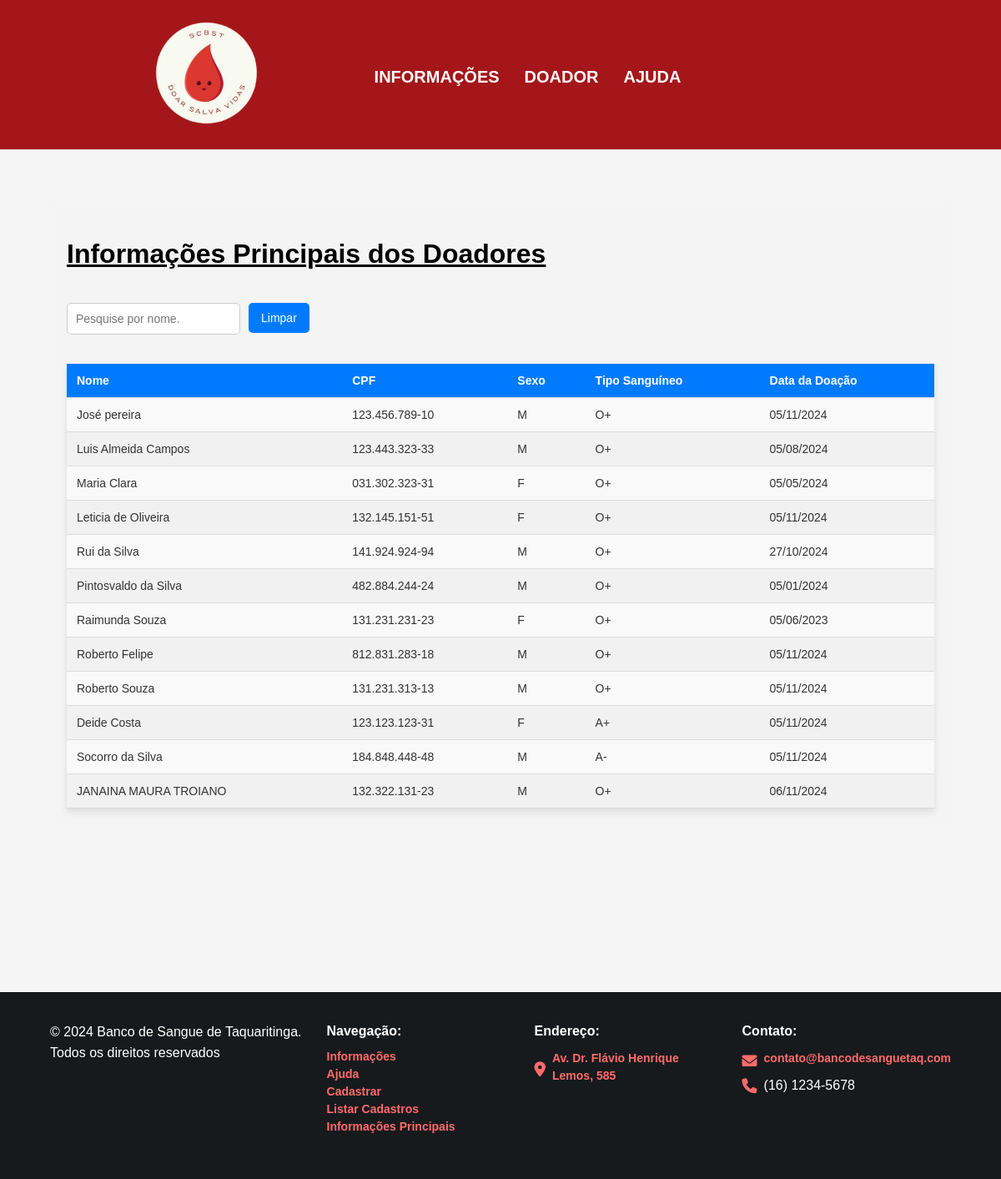
The app's page /?page=listar2 with its own data.
### tables this page shows
CREATE TABLE `cadastrobs` (
  `id` int(10) UNSIGNED NOT NULL,
  `nome` varchar(45) NOT NULL,
  `sexo` char(1) NOT NULL,
  `cpf` varchar(20) NOT NULL,
  `telefone` varchar(20) NOT NULL,
  `email` varchar(255) NOT NULL,
  `endereco` varchar(100) NOT NULL,
  `numero` int(6) NOT NULL,
  `cep` varchar(20) NOT NULL,
  `complemento` varchar(100) NOT NULL,
  `bairro` varchar(50) NOT NULL,
  `nasc` date NOT NULL,
  `ts` varchar(4) NOT NULL,
  `datedonation` date NOT NULL
);

### listar2.php (the view, shortened to what this page needs)
<?php
include('config.php');
$sql = "SELECT nome, cpf, ts, sexo, datedonation FROM cadastrobs";
$result = $conn->query($sql);
$doadores = [];
$cadastrosExistem = $result->num_rows > 0;
if ($cadastrosExistem) {
    while ($row = $result->fetch_assoc()) {
        $doadores[] = [
            'nome' => $row['nome'],
            'cpf' => $row['cpf'],
            'sexo' => $row['sexo'],
            'ts' => $row['ts'],
            'datedonation' => $row['datedonation']
        ];
    }
}
?>
<div class="donor-info">
    <h1 class="path">Informações Principais dos Doadores</h1><br>
    <div class="search-container">
        <input
            type="text"
            id="searchInput"
            onkeyup="filterTable()"
            placeholder="Pesquise por nome."
        >
        <button onclick="clearSearch()">Limpar</button>
    </div>
    <?php if (!$cadastrosExistem): ?>
        <p style="color: red;">Nenhum cadastro encontrado.</p>
    <?php else: ?>
        <table id="dataTable">
            <thead>
                <tr>
                    <th>Nome</th>
                    <th>CPF</th>
                    <th>Sexo</th>
                    <th>Tipo Sanguíneo</th>
                    <th>Data da Doação</th>
                </tr>
            </thead>
            <tbody>
                <?php foreach ($doadores as $doador):
                    $formattedDate = date('d/m/Y', strtotime($doador['datedonation']));
                ?>
                    <tr>
                        <td><?php echo htmlspecialchars($doador['nome']); ?></td>
                        <td><?php echo htmlspecialchars($doador['cpf']); ?></td>
                        <td><?php echo htmlspecialchars($doador['sexo']); ?></td>
                        <td><?php echo htmlspecialchars($doador['ts']); ?></td>
                        <td><?php echo $formattedDate; ?></td>
                    </tr>
                <?php endforeach; ?>
            </tbody>
        </table>
    <?php endif; ?>
</div>

### index.php (shortened to what this page needs)
<!doctype html>
<html lang="pt-br">
<head>
    <link rel="stylesheet" href="style.css">
    <link href="https://cdnjs.cloudflare.com/ajax/libs/font-awesome/6.0.0-beta3/css/all.min.css" rel="stylesheet">
</head>
<body>
    <header>
    <nav>
        <a class="navbar-brand" href="?page=dashboard">
            <img class="logo" src="logo.png" alt="Logo">
        </a>
        <div class="navbar-nav">
            <a class="nav-link" href="?page=info">
                Informações <ion-icon class="icones" name="information-circle-outline"></ion-icon>
            </a>
            <div class="nav-item dropdown">
                <a class="nav-link dropdown-toggle" href="#" id="navbarDropdown" role="button" data-bs-toggle="dropdown" aria-expanded="false">
                    Doador <ion-icon class="icones" name="list-circle-outline"></ion-icon>
                </a>
            </div>
            <a class="nav-link" href="?page=help">
                Ajuda <ion-icon class="icones" name="help-circle-outline"></ion-icon>
            </a>
        </div>
    </nav>
</header>
    <br><br>
    <div class="container">
        <div class="content">
            <?php
                include("config.php");
                $page = isset($_REQUEST["page"]) ? $_REQUEST["page"] : 'home';
                switch($page) {
                    case "listar2":
                        include("listar2.php");
                        break;
                }
            ?>
        </div>
    </div>
    <footer>
        <div class="container">
            <div class="footer-content">
                <p>&copy; 2024 Banco de Sangue de Taquaritinga.<br>Todos os direitos reservados</p>
                <div class="footer-address">
                <p><strong>Navegação:</strong></p>
                <a href="?page=info" class="footer-link" target="_self">Informações</a>
                <a href="?page=help" class="footer-link" target="_self">Ajuda</a>
                <a href="?page=novo" class="footer-link" target="_self">Cadastrar</a>
                <a href="?page=listar" class="footer-link" target="_self">Listar Cadastros</a>
                <a href="?page=listar2" class="footer-link" target="_self">Informações Principais</a>
                </div>
                <div class="footer-address">
                    <p><strong>Endereço:</strong></p>
                    <p>
                        <i class="fas fa-map-marker-alt"></i>
                        <a href="https://www.google.com.br/maps/place/Fatec+Taquaritinga/@-21.430094,-48.5178594,17z/data=!3m1!4b1!4m6!3m5!1s0x94b93bd3b48e7047:0x1808de33145ee4e0!8m2!3d-21.430094!4d-48.5152845!16s%2Fg%2F1ptwvqsvv?entry=ttu&g_ep=EgoyMDI0MTExOC4wIKXMDSoASAFQAw%3D%3D"
                        class="footer-link" target="_blank" rel="noopener noreferrer">
                        Av. Dr. Flávio Henrique Lemos, 585<br>
                        </a>
                    </p>
                </div>
                <div class="footer-contact">
                    <p><strong>Contato:</strong></p>
                    <p>
                        <i class="fas fa-envelope"></i>
                        <a href="mailto:contato@bancodesanguetaq.com" class="footer-link">contato@bancodesanguetaq.com</a>
                    </p>
                    <p>
                        <i class="fas fa-phone"></i> (16) 1234-5678
                    </p>
                </div>
            </div>
        </div>
    </footer>
</body>
</html>

### style.css (style rules this page uses)
body, html { margin: 0; padding: 0; background-color: #F5F5F5; height: 100%; font-family: Arial, sans-serif; }
nav { display: flex; align-items: center; justify-content: space-between; width: 100%; background-color: #a4161a; z-index: 1000; position: static; top: 0; }
.logo { width: 175px; margin-left: 20vh; }
.navbar-nav { display: flex; flex-wrap: nowrap; margin-right: 20%; justify-content: center; flex-grow: 1; }
.nav-link { padding-right: 10px; margin-right: 20px; color: #ffffff; text-decoration: none; text-transform: uppercase; font-weight: 600; font-size: 20px; transition: color 0.3s, transform 0.3s; }
.nav-item.dropdown { position: relative; }
footer { background-color: #161A1D; color: #FFFFFF; margin-top: 6%; padding: 30px 0; text-align: center; width: 100%; font-family: 'Arial', sans-serif; font-size: 16px; }
.container { max-width: 1200px; margin: 0 auto; padding: 0 20px; }
.footer-content { display: flex; flex-direction: row; justify-content: space-between; align-items: flex-start; gap: 30px; text-align: left; }
.footer-content p { margin: 5px 0; }
.footer-address, .footer-contact { flex: 1; margin: 0; }
.footer-address p, .footer-contact p { display: flex; align-items: center; margin: 5px 0; font-size: 16px; line-height: 1.5; }
.footer-address p:first-of-type, .footer-contact p:first-of-type { display: block; font-weight: bold; margin-bottom: 10px; text-align: left; }
.footer-contact i, .footer-address i { font-size: 18px; color: #FF6B6B; margin-right: 8px; flex-shrink: 0; }
.footer-link { color: #FF6B6B; text-decoration: none; font-size: 14px; font-weight: bold; transition: color 0.3s ease; display: block; margin-bottom: 5px; }
footer p { margin: 0; font-size: 16px; line-height: 1.6; }
@media (min-width: 768px) { .footer-content { flex-direction: row; justify-content: space-between; } }
@media (min-width: 768px) { footer p { margin: 0 10px; } }
.container { width: 90%; max-width: 1200px; margin: 0 auto; padding-bottom: 20px; }
.input-field, input[type="text"], input[type="email"], input[type="date"], select { width: 100%; padding: 10px; border: 1px solid #ccc; border-radius: 5px; box-sizing: border-box; font-size: 14px; margin-bottom: 15px; }
.content { margin-bottom: 10%; }
.donor-info table { width: 100%; border-collapse: collapse; margin-top: 20px; box-shadow: 0 4px 8px rgba(0, 0, 0, 0.1); overflow: hidden; }
.donor-info th, .donor-info td { padding: 12px; text-align: left; font-size: 14px; }
.donor-info th { background-color: #007BFF; color: white; font-weight: bold; }
.donor-info td { background-color: #f9f9f9; color: #333; border-bottom: 1px solid #ddd; }
.donor-info tr:nth-child(even) td { background-color: #f1f1f1; }
.path { text-align: left; text-decoration-line: underline; }

### listar2.php (style rules this page uses)
.donor-info { margin-top: 30px; padding: 20px; background-color: #f4f4f4; border-radius: 8px; }
.search-container { display: flex; align-items: center; gap: 10px; margin-bottom: 20px; }
input#searchInput { width: 20%; padding: 10px; border: 1px solid #ccc; border-radius: 5px; font-size: 14px; }
button { background-color: #007BFF; color: white; border: none; border-radius: 5px; margin-bottom: 16px; padding: 10px 15px; cursor: pointer; font-size: 14px; }
table { width: 100%; border-collapse: collapse; }
th, td { padding: 8px; text-align: left; border-bottom: 1px solid #ddd; }
th { background-color: #f2f2f2; }

### records on screen
cadastrobs: nome "José pereira", cpf "123.456.789-10", sexo "M", ts "O+", datedonation "05/11/2024"
cadastrobs: nome "Luis Almeida Campos", cpf "123.443.323-33", sexo "M", ts "O+", datedonation "05/08/2024"
cadastrobs: nome "Maria Clara", cpf "031.302.323-31", sexo "F", ts "O+", datedonation "05/05/2024"
cadastrobs: nome "Leticia de Oliveira", cpf "132.145.151-51", sexo "F", ts "O+", datedonation "05/11/2024"
cadastrobs: nome "Rui da Silva", cpf "141.924.924-94", sexo "M", ts "O+", datedonation "27/10/2024"
cadastrobs: nome "Pintosvaldo da Silva", cpf "482.884.244-24", sexo "M", ts "O+", datedonation "05/01/2024"
cadastrobs: nome "Raimunda Souza", cpf "131.231.231-23", sexo "F", ts "O+", datedonation "05/06/2023"
cadastrobs: nome "Roberto Felipe", cpf "812.831.283-18", sexo "M", ts "O+", datedonation "05/11/2024"
cadastrobs: nome "Roberto Souza", cpf "131.231.313-13", sexo "M", ts "O+", datedonation "05/11/2024"
cadastrobs: nome "Deide Costa", cpf "123.123.123-31", sexo "F", ts "A+", datedonation "05/11/2024"
cadastrobs: nome "Socorro da Silva", cpf "184.848.448-48", sexo "M", ts "A-", datedonation "05/11/2024"
cadastrobs: nome "JANAINA MAURA TROIANO", cpf "132.322.131-23", sexo "M", ts "O+", datedonation "06/11/2024"
